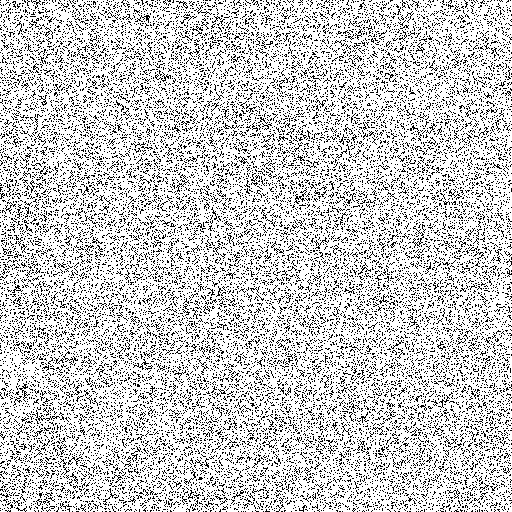
#> input picture stegoanalysis/airplane-0_4_5_bit_diff_inv_2.png, 512 x 512 px
$ python hist.py airplane-0_4_5_bit_diff_inv_2.png out.png
#> lines starting #> are read from the running program, lines starting #| are printed output that depends on the picture; after the words box and inside, x2 and y2 are one past the last pixel; in counts of white or black regions, pixels touching at a corner belong together
import cv2
import numpy as np
import argparse
import sys

def generate_inverted_histogram(input_path, output_path):
    # 1. Load the TIFF in grayscale
#> called with input_path = 'airplane-0_4_5_bit_diff_inv_2.png', output_path = 'out.png'
    img = cv2.imread(input_path, cv2.IMREAD_GRAYSCALE)
#> img: shape (512, 512); 79.6% white; black in thin lines or dots

    if img is None:
        print(f"Error: Could not open or find the image '{input_path}'")
        sys.exit(1)

    # 2. Calculate frequencies (0-255)
    hist_data = np.bincount(img.flatten(), minlength=256)
#> hist_data = 256 values, max 208627 at index 255, min 0 at index 1, mean 1024

    # 3. Create a WHITE 512x512 canvas (Inverted color)
    # 255 is white in grayscale
    canvas_h, canvas_w = 512, 512
    canvas = np.full((canvas_h, canvas_w), 255, dtype=np.uint8)

    # 4. Dynamic Scaling Logic
    max_freq = np.max(hist_data)
#> max_freq = 208627

    if max_freq > 0:
        # 5. Draw the 256 bins (each 2 pixels wide)
        for i in range(256):
            # Calculate height: (count / max_count) * 512
            bin_height = int((hist_data[i] / max_freq) * canvas_h)

            if bin_height > 0:
                # Calculate coordinates
                x_start = i * 2
                x_end = x_start + 1 # Ensures 2-pixel width per bin

                # Draw black bars (color 0) from bottom up
                # cv2.rectangle(image, pt1, pt2, color, thickness)
                # -1 thickness fills the rectangle
                cv2.rectangle(canvas,
                             (x_start, canvas_h - 1),
                             (x_end, canvas_h - bin_height),
                             0, -1)
#> this loop made 256 passes
#> bin_height on passes 1 to 3: 131, 0, 0
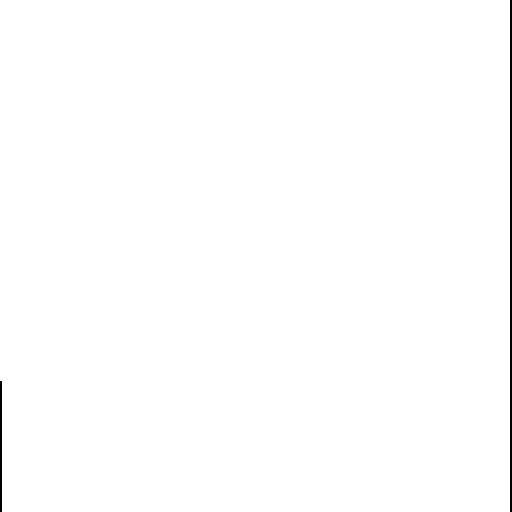
#> canvas: shape (512, 512); 99.5% white; 2 black regions, box (x1, y1, x2, y2) and area: (510, 0, 512, 512) 1024, (0, 381, 2, 512) 262

    # 6. Save the output
    success = cv2.imwrite(output_path, canvas)
    if success:
        print(f"Histogram saved: {output_path}")
    else:
        print("Error: Could not save the output image.")

if __name__ == "__main__":
    parser = argparse.ArgumentParser(description="Generate an inverted 512x512 histogram.")
    # Positional arguments (required)
    parser.add_argument("input", help="Path to input TIFF")
    parser.add_argument("output", help="Path to output PNG")

    args = parser.parse_args()
    generate_inverted_histogram(args.input, args.output)
